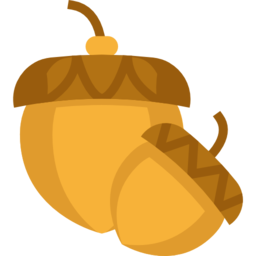
#> input picture acorn.png, 256 x 256 px
$ python -i image_analysis.py   (imports and definitions only)   (older library calls are emulated)
#> lines starting #> are read from the running program, lines starting #| are printed output that depends on the picture

import numpy as np
import matplotlib.pyplot as plt
from PIL import Image, ImageEnhance
from PIL.ImageOps import invert
from PIL.ImageFilter import GaussianBlur
from skimage.filters import threshold_otsu, threshold_mean, threshold_minimum
from skimage.morphology import watershed, binary_opening, binary_closing
from skimage.morphology import disk, remove_small_objects
from scipy import ndimage as ndi
from skimage.filters import sobel, roberts
from skimage.feature import corner_peaks
from skimage.exposure import equalize_adapthist
from .accessory_functions import *
from math import floor


class CorrectedImage:
    """
    Loads image and performs its basic correction using
    PIL tools.
    """

    def __init__(self, img_path):
#> called with img_path = '../acorn.png'
        self.img_path = img_path
        self.PILimg = None
        self.channel = None
        self.bright = None
        self.contr = None
        self.blur_radius = None
        self.equal_exposure = None
        self.inverse = None
        self.img_corrected = None
        try:
            self.PILimg = Image.open(self.img_path)
#> self.PILimg is the input picture: PIL image 256x256 RGBA; mean R, G, B, A 116.4, 79.6, 21.5, 131.9
            self.img_original = np.asarray(self.PILimg)
        except:
            raise TypeError("Can't open file {}\n".format(img_path))
        self.height = self.img_original.shape[0]
#> self.height = 256
        self.width = self.img_original.shape[1]
#> self.width = 256

    def __call__(self, channel='BW', bright=1.0, contr=1.0,
                 blur_radius=0, equal_exposure=False,
                 inverse=False, **kwargs):
        self.channel = channel
        self.bright = bright
        self.contr = contr
        self.blur_radius = blur_radius
        self.equal_exposure = equal_exposure
        self.inverse = inverse
        self.img_corrected = np.asarray(
            self._correct_img(self._get_channel()))
        if self.equal_exposure:
            img_eqaul = equalize_adapthist(self.img_corrected)*255
            self.img_corrected = img_eqaul.astype('uint8')

    def get_PILimg(self):
        return self.PILimg

    def get_img_original(self):
        return self.img_original.copy()

    def _get_channel(self):
        """
        Extracts specified channels from PIL Image.
        If image is BW sets channel as 'BW' despite it
        initial value.
        If image is RGB but channel set as 'BW',
        it swiches channel to 'Red'.
        """
        shape = self.PILimg.getbands()
#> shape = ('R', 'G', 'B', 'A')
        if len(shape) == 1:
            if self.channel != 'BW':
                self.channel = 'BW'
            return self.PILimg
        else:
            if self.channel == 'BW':
                self.channel = 'Red'
            splited_img = self.PILimg.split()[0:3]
            ch = {key: value for key, value in zip(("Red", "Green", "Blue"), splited_img)}
#> ch = 3 items
            return ch[self.channel]
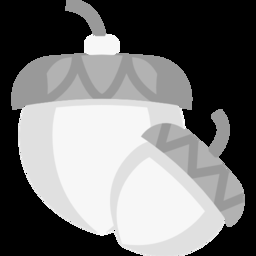
#> returned value: PIL image 256x256 L; min 0, max 255, mean 116.4

    def _correct_img(self, img):
        """
        Corrects brightness and contrast of the image and
        performs its Gaussian blur.
        """
        if self.inverse:
            img = invert(img)
        if self.bright == 1.0 and self.contr == 1.0 and self.blur_radius == 0:
            return img
        br = ImageEnhance.Brightness(img)
        img = br.enhance(self.bright)
        ctr = ImageEnhance.Contrast(img)
        img = ctr.enhance(self.contr)
        img = img.filter(GaussianBlur(self.blur_radius))
        return img

    # [25 lines left out: functions show_correction, called_with, not called in this run]

    def get_image_path(self):
        return self.img_path


class BinaryImage(CorrectedImage):
    """
    Creats a binary image.
    Takes threshold function through filter argument.
    Two modes are available:
    'Borders' - should be used for non-stained images.
    'Contrast' - should be used for stained images.
    """

    # [69 lines left out: functions __init__, __call__, _get_filter, show_binary, get_image_slice, img_saver and 1 more, not called in this run]


class WoundImage(BinaryImage):
    """
    Estimates area and mean width of the wound.
    min_objects define the minimal size of objects
    recognized inside the wound.
    min_wound define the minimal size of wound. Serves to
    eliminate falsely recognized wound objects.
    """

    # [42 lines left out: functions __init__, __call__, _less_details, not called in this run]

    @staticmethod
    def _remove_grains(img, size):
        return remove_small_objects(img, min_size=size)

    # [15 lines left out: functions show_wound, get_stat, get_report_stat, not called in this run]

    def get_images(self):
        im_slice = self.get_image_slice()
        return [self.img_corrected, im_slice, self.img_wound]

    # [23 lines left out: functions called_with, view_images, not called in this run]

    def save_final_image(self, folder, prefix, basename, suffix, ext):
        super().img_saver(self.img_wound, folder, prefix,
                          basename, suffix, ext)


class CellCounter:

    # [65 lines left out: functions __init__, __call__, not called in this run]

    def get_stat(self):
        return (self.N_objects, self.N_debris, self.N_cells)

    # [49 lines left out: functions get_additional_stat, get_report_stat, _auto_select_color, get_outlined_cells, called_with, not called in this run]

    def get_PILimg(self):
        return self.binary_im.PILimg

    # [8 lines left out: function get_images, not called in this run]

    def get_image_path(self):
        return self.binary_im.img_path

    # [24 lines left out: functions view_images, img_saver, not called in this run]

    def save_final_image(self, folder, prefix, basename, suffix, ext):
        self.img_saver(self.get_outlined_cells(), folder, prefix,
                                basename, suffix, ext)


class CellConfluent(WoundImage):

    def get_stat(self):
        confluent = 100 - np.sum(self.img_binary) * 100 / self.pixels
        return confluent

    def get_report_stat(self):
        confl = self.get_stat()
        return {'confluent': round(confl, 1)}


# поправить cхему выбора порогов в BinaryImage

>>> result = CorrectedImage('../acorn.png').__call__()
